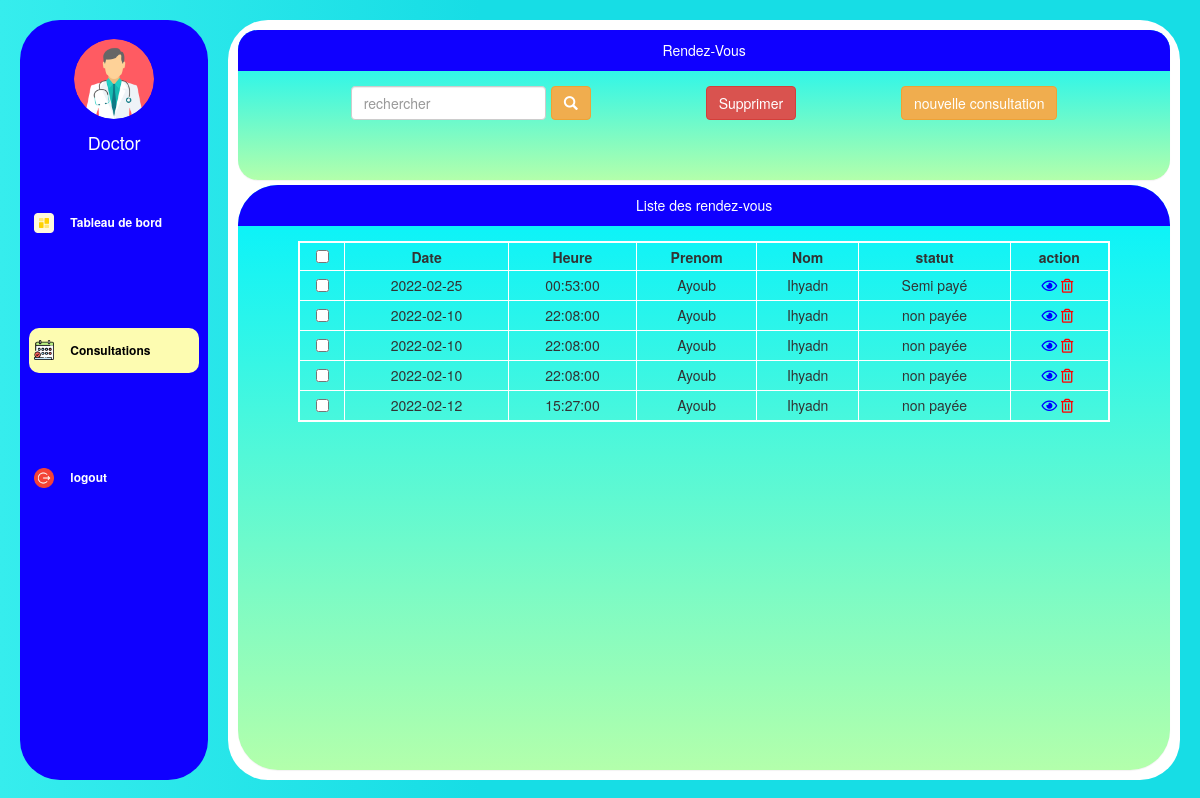
Page /Doctor/pages/Consultations.php (signed in) on the committed database.
### tables this page shows
CREATE TABLE `consultation` (
  `id` int(11) NOT NULL,
  `patientID` int(11) NOT NULL,
  `date` date DEFAULT NULL,
  `heure` time DEFAULT NULL,
  `montant` int(11) DEFAULT NULL,
  `status` varchar(10) DEFAULT NULL,
  `compte_rendu` varchar(100) DEFAULT NULL,
  `recu` int(11) DEFAULT NULL
);

CREATE TABLE `patient` (
  `id` int(11) NOT NULL,
  `Nom` varchar(20) NOT NULL,
  `Prenom` varchar(20) NOT NULL,
  `sex` varchar(20) DEFAULT NULL,
  `address` varchar(30) DEFAULT NULL,
  `telephone` int(11) DEFAULT NULL,
  `email` varchar(30) DEFAULT NULL,
  `cin` varchar(20) NOT NULL,
  `birth` date DEFAULT NULL,
  `date_d_ajout` date DEFAULT curdate()
);

### Doctor/pages/Consultations.php (the view, shortened to what this page needs)
<?php
require_once("../connexiondb.php");
$requete="select * from consultation";
$statement = $pdo->prepare($requete);
$statement->execute();
 ?>
<!DOCTYPE html>
<html lang="en">
<head>
    <link rel="stylesheet" href="//maxcdn.bootstrapcdn.com/bootstrap/3.3.5/css/bootstrap.min.css" />
    <link rel="stylesheet" type="text/css" href="..\css\mystyle.css" />
    <link rel="stylesheet" href="..\css\sidebar.css" />
    <link rel="stylesheet" href="https://pro.fontawesome.com/releases/v5.10.0/css/all.css"
 />
</head>
<body>
    <div class="main d-flex">
        <div class="sidebar">
            <?php include("../include/sidebar.php")?>
        </div>
        <div class="dashboard">
            <div class="containerr">
                <div class="panel">
                    <div class="panel-heading">Rendez-Vous</div>
                    <div class="panel-body">
                        <div class="table_form">
                            <div class="form_grp">
                                <input type="text" name="CIN" placeholder="rechercher" class="form-control"
                                    id="cin_search" />
                                <button type="submit" class="btn btn-warning">
                                    <span class="glyphicon glyphicon-search"> </span>
                                </button>
                            </div>
                            <button class="btn btn-danger" onclick="deletSelected()"
                                title='supprimer les rendez-vous selectionés'>
                                Supprimer </button>
                            <a class="btn btn-warning" title='' href="Consultation.php">
                                nouvelle consultation </a>
                        </div>
                    </div>
                </div>
                <div class="panel table_cont">
                    <div class="panel-heading">Liste des rendez-vous</div>
                    <div class="panel-body table_here" id="table_wrapper">
                        <div id="table_here">
                            <table class="table table - bordred " id="mytable">
                                <thead>
                                    <tr>
                                        <th> <input type="checkbox" value="false" id="check_all" onclick="checkAll()">
                                        </th>
                                        <th> Date </th>
                                        <th> Heure </th>
                                        <th> Prenom </th>
                                        <th> Nom </th>
                                        <th> statut </th>
                                        <th> action </th>
                                </thead>
                                <tbody>
                                    <?php while($consultation=$statement->fetch(PDO::FETCH_ASSOC)){
                                        $query = "SELECT * FROM patient WHERE id = :patientID";
                                        $statement2 = $pdo->prepare($query);
                                        $statement2->execute(
                                            array(
                                                'patientID'     =>   $consultation['patientID'],
                                                )
                                            );
                                        $row = $statement2->fetch(PDO::FETCH_ASSOC); ?>
                                    <tr>
                                        <td> <input type="checkbox" value="<?php echo $consultation ['id'] ?>"
                                                id="check"></td>
                                        <td><?php echo $consultation['date'] ?> </td>
                                        <td><?php echo $consultation ['heure'] ?> </td>
                                        <td><?php echo $row ['Prenom'] ?> </td>
                                        <td><?php echo $row ['Nom'] ?> </td>
                                        <td><?php echo $consultation ['status'] ?> </td>
                                        <td>
                                            <a href="consultation.php?id=<?php echo $consultation ['id'] ?>"><i
                                                    class="far fa-eye" style="color:blue"></i></a>
                                            <i class="far fa-trash-alt delete"
                                                onclick="supprimer_rend(<?php echo $consultation ['id'] ?>)"> </i>
                                            <?php } ?>
                                        </td>
                                    </tr>
                            </table>
                        </div>
                    </div>
                </div>
            </div>
        </div>
    </div>
</body>
</html>

### Doctor/css/mystyle.css (style rules this page uses)
.panel { background-image: linear-gradient(to top, #b3ffab 0%, #00f2fe 100%); margin-bottom: 5px; border: none; margin-top: 5px; border-radius: 20px; overflow: hidden; height: 20%; }
.panel-heading { background-color: #0f00ff; color: white; text-align: center; }
.panel-body { display: flex; justify-content: center; overflow: hidden; }
.table { text-align: center; border: 2px solid #fff; }
.table > thead > tr { padding: 5px; height: 10%; }
.table > thead > tr > th { border: none; border-right: 1px solid #fff; text-align: center; padding: 3px; margin: 5px 5px; }
.table > tbody > tr > td { padding: 4px; border: 1px solid #fff; }
.containerr { height: 100%; border-radius: 40px; width: 100%; margin: 5px; }
#table_here { width: 100%; max-height: 90%; overflow-y: scroll; }
#table_wrapper { overflow: hidden; height: 100%; }
.table_cont { height: calc(80% - 15px); border-radius: 40px; }
.table_form { display: flex; justify-content: space-around; align-items: center; width: 90%; }
.form_grp { display: flex; align-items: center; justify-content: space-around; margin-right: 5px; }
button { margin-left: 5px; }
.table { width: 90%; overflow: scroll; margin: auto; }
#check { width: 80%; }
.delete { color: red; cursor: pointer; }

### Doctor/css/sidebar.css (style rules this page uses)
body { background-image: linear-gradient(to right, #c1ffff 0%, #00f2fe 40%); background: linear-gradient(to right, #36eded 0%, #17dde5 40%); overflow: hidden; }
.main { display: flex; margin: 20px; overflow-y: hidden; height: 95vh; }
.sidebar { flex: 2; background-color: #0f00ff; height: 95vh; border-radius: 40px; margin-right: 20px; display: flex; width: 100%; justify-content: flex-start; flex-direction: column; align-items: center; }
.dashboard { flex: 10; height: 100%; border-radius: 40px; padding: 5px; background-color: white; display: flex; align-items: center; overflow: hidden; justify-content: center; padding: 5px; }
button { transform: scale(1); transition: 0.2s; }

### rows in the picture
consultation: date "2022-02-25", heure "00:53:00", patientID.Prenom "Ayoub", patientID.Nom "Ihyadn", status "Semi payé"
consultation: date "2022-02-10", heure "22:08:00", patientID.Prenom "Ayoub", patientID.Nom "Ihyadn", status "non payée"
consultation: date "2022-02-10", heure "22:08:00", patientID.Prenom "Ayoub", patientID.Nom "Ihyadn", status "non payée"
consultation: date "2022-02-10", heure "22:08:00", patientID.Prenom "Ayoub", patientID.Nom "Ihyadn", status "non payée"
consultation: date "2022-02-12", heure "15:27:00", patientID.Prenom "Ayoub", patientID.Nom "Ihyadn", status "non payée"
